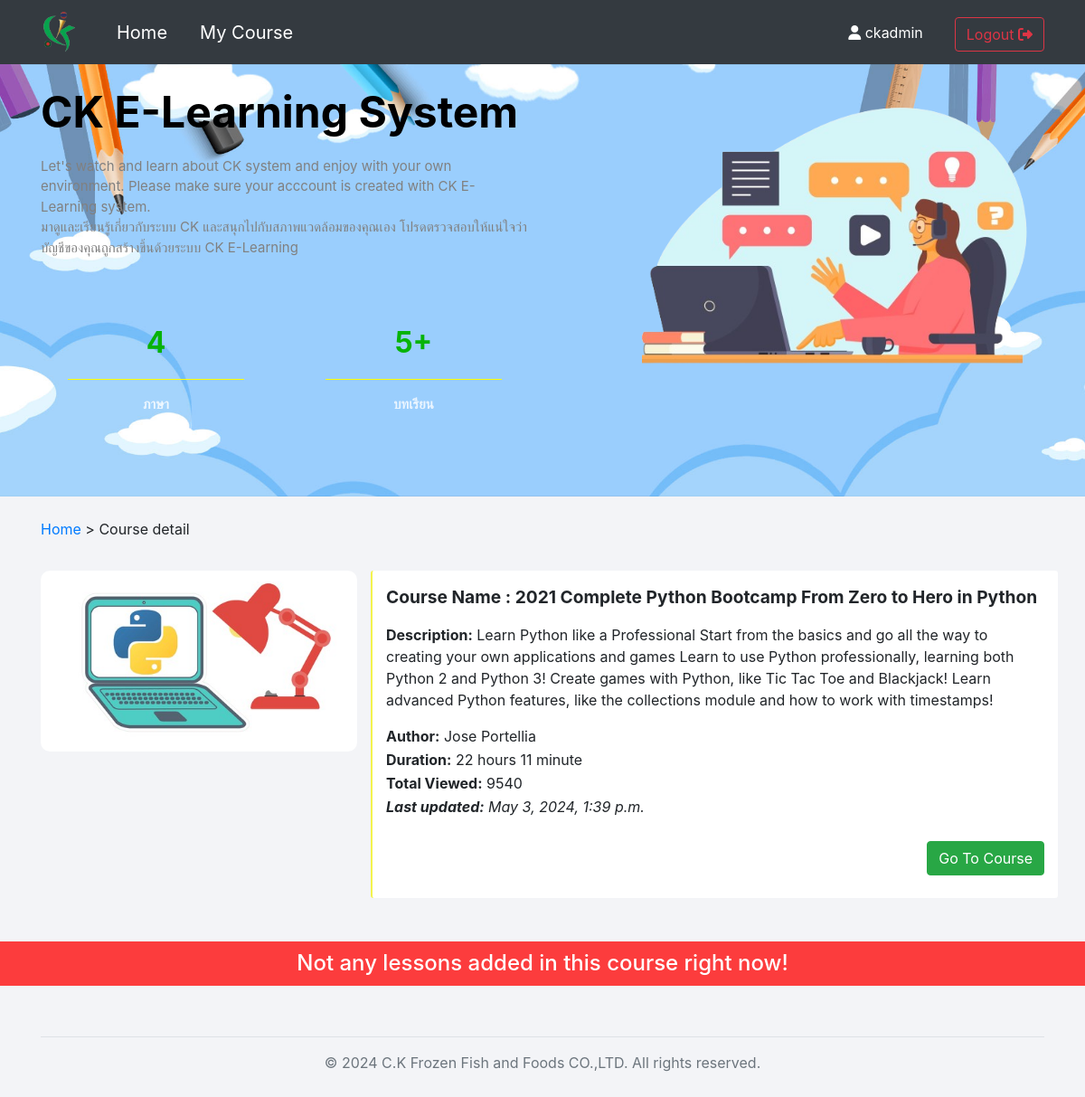
Page /course/enroll/2021-complete-python-bootcamp-from-zero-to-hero-in-python (signed in) on the committed database.
### user/models.py (models this page shows, shortened)
class Course(models.Model):
    name = models.CharField(max_length=250)
    slug = models.SlugField(default='',editable=False,max_length=255)
    description = models.TextField()
    author = models.CharField(max_length=100)
    duration = models.CharField(max_length=50)
    enrolled_count = models.IntegerField(default=0)
    thumbnail = models.ImageField(upload_to='course_thumbnails/')
    created_at = models.DateTimeField(auto_now_add=True, null=True)
    updated_at = models.DateTimeField(auto_now=True, null=True)

### user/views.py (the view, shortened to what this page needs)
# urls.py: re_path(r'^course/enroll/(?P<slug>[-\w]+)$', EnrollCourse.as_view(), name='enroll_course'),
class EnrollCourse(LoginRequiredMixin, DetailView):
    template_name = 'user/enroll_course.html'
    model = Course
    context_object_name = "course_obj"
    login_url = reverse_lazy('login')
    def get_context_data(self, **kwargs):
        context = {}
        lesson_obj = Lession.objects.filter(course=self.object)
        quiz_obj = QuizQuestion.objects.filter(course=self.object)
        user_enrolled_course_obj = UserCourseLink.objects.filter(user=self.request.user, course=self.object)
        if user_enrolled_course_obj:
            context['enrolled'] = True
        else:
            context['enrolled'] = False
        if quiz_obj:
            context['quiz_obj'] = quiz_obj
        context['lesson_obj'] = lesson_obj
        return super().get_context_data(**context)

### user/templates/user/enroll_course.html (shortened to what this page needs)
{% extends 'base.html' %}
{% block body %}
<br>
<div class="container">
    <span>
        <a  href="{% url 'home' %}">Home</a>
        </span>
    <span>></span>
    <span>Course detail</span>
</div>
<br>
<div class="container" style=" border-radius: 10px;">
    <div class="row">
        <div class="col-md-4" style="margin-top: 10px;">
            <img style="border-radius: 10px;" width="100%" height="200px" src="{{course_obj.thumbnail.url}}">
        </div>
        <div class="col-md-8 " style="background-color: white; border-radius: 3px; border-left: 2px solid rgba(238, 238, 8, 0.719); padding: 15px; margin-top: 10px;">
            <p style="font-weight:bold;font-size: larger;">Course Name : {{course_obj.name}}</p>
            <p><b>Description:</b> {{course_obj.description}}</p>
            <p style="margin-bottom: 2px;">
                <b>Author:</b> {{course_obj.author}}</p>
            <p style="margin-bottom: 2px;">
                <b> Duration:</b>
                {{course_obj.duration}}</p>
            <p style="margin-bottom: 2px;">
                <b>Total Viewed:</b>
                 {{course_obj.enrolled_count}}</p>
            <p style="margin-bottom: 2px;font-style: italic">
                <b>Last updated:</b>
                 {{course_obj.updated_at}}</p>
            <br>
                {% if enrolled %}
                <a style="text-decoration: none; color: white;" href="{% url 'course' slug=course_obj.slug %}" >
                <button class="btn btn-success" style="float: right;">
                    Go To Course
                </button></a>
                    <br><br>
                {% else %}
                    <form method="post">
                    {% csrf_token %}
                        <input type="hidden" name="course_id" value="{{course_obj.id}}">
                        <button style="float: right;width:20%" class="btn btn-outline-success">Enroll</button>
                    </form>
                {% endif %}
        </div>
    </div>
</div>
<br><br>
{% if lesson_obj %}
<div class="container" >
    <table class="table" style="background-color: rgba(255, 255, 255, 0.466); border-radius: 15px;">
        <thead class="thead-light">
            <tr>
                <th>No.</th>
                <th>Lesson Name</th>
                <th>Lesson Duration</th>
            </tr>
        </thead>
        <tbody>
            {% for lesson in lesson_obj %}
            <tr>
                <td>{{forloop.counter}}</td>
                <td>{{lesson.name}}</td>
                <td>{{lesson.duration}}</td>
            </tr>
            {% endfor %}
            {% if quiz_obj %}
            <tr>
                <td>N/A</td>
                <td>
                    <b>  Quiz (Total {{quiz_obj|length}} Questions)</b>
                  </td>
                <td>N/A</td>
            </tr>
            {% endif %}
        </tbody>
    </table>
</div>
{% else %}
<h4 style="text-align:center;color:white; background-color: rgba(255, 0, 0, 0.753); padding: 10px;">Not any lessons added in this course right now!</h4>
{% endif %}
<div class="container" >
    <footer class="py-3 my-4">
      <ul class="nav justify-content-center border-bottom pb-3 mb-3">
      </ul>
      <center>
      <p class="text-muted">© <span id="current-year"></span> C.K Frozen Fish and Foods CO.,LTD. All rights reserved.</p>
      </center>
    </footer>
  </div>
{% endblock body %}

### user/templates/base.html (shortened to what this page needs)
{% load static %}
<!DOCTYPE html>
<html>
<head>
    <link rel="stylesheet" href="https://maxcdn.bootstrapcdn.com/bootstrap/4.0.0/css/bootstrap.min.css">
    <link rel="stylesheet" href="https://cdnjs.cloudflare.com/ajax/libs/font-awesome/5.15.3/css/all.min.css"/>
    <link rel="stylesheet" href="https://cdnjs.cloudflare.com/ajax/libs/font-awesome/6.4.0/css/all.min.css" />
    <link rel="stylesheet" type="text/css" href="{% static 'css/main.css' %}">
    <link rel="stylesheet" type="text/css" href="https://cdnjs.cloudflare.com/ajax/libs/font-awesome/5.15.3/css/all.min.css">
</head>
<body style="background-color: rgba(243, 244, 247, 0.952);" onload="updateCurrentYear()">
<nav class="navbar navbar-expand-md navbar-dark bg-dark sticky-nav">
    <div class="container">
  <a class="navbar-brand" href="{% url 'home' %}">
    <img src="{% static 'images/main_logo.png' %}" width="40px" height="45px">
  </a>
  <div class="collapse navbar-collapse" id="navbarSupportedContent">
     <ul class="navbar-nav mr-auto">
      {% if request.user.is_authenticated %}
      <li class="nav-item " style="margin-left: 20px;">
           <a class="nav-link active_ho" style="text-decoration: none; color: white; font-size: 20px;" href="{% url 'home' %}#home-section">Home</a>
      </li>
      <li class="nav-item " style="margin-left: 20px;">
        <a  class="nav-link active_cu" style="text-decoration: none; color: white; font-size: 20px;"  href="{% url 'my_course' %}">
          My Course</a>
      </li>
      {% endif %}
    </ul>
  {% if request.user.is_authenticated %}
    <div class="text-end" style="margin-top: 5px;">
      <i class="fa fa-user" style="color: white;"></i>
      <span  style="color: white;">{{ user.username|truncatechars:35}}</span>
      <div class="btn " id="google_translate_element"></div>
        <a role="button" href="{% url 'logout' %}" class="btn btn-outline-danger">Logout
          <i class="fa fa-right-from-bracket"></i>
        </a>
    </div>
  {% else %}
    <div class="text-end" style="display: flex;">
        <div class="btn " id="google_translate_element"></div>
        <a role="button" href="{% url 'login' %}" class="btn btn-outline-light me-5">Login</a> &nbsp;&nbsp;
        <a role="button" href="{% url 'sign_up' %}" class="btn btn-primary">Sign-up</a>
    </div>
  {% endif %}
  </div>
  </div>
</nav>
<section id="hero" class="hero d-flex align-items-center content" >
  <div class="container">
    <div class="row gy-4 d-flex justify-content-between">
      <div class="col-lg-6 order-2 order-lg-1 d-flex flex-column justify-content-center"><br>
        <h2 data-aos="fade-up" style="color: black;">CK E-Learning System</h2>
        <p data-aos="fade-up" data-aos-delay="100" style="color: gray;">
        Let's watch and learn about CK system and enjoy with your own environment. Please make sure your acccount is created with CK E-Learning system.
        <br>
        มาดูและเรียนรู้เกี่ยวกับระบบ CK และสนุกไปกับสภาพแวดล้อมของคุณเอง โปรดตรวจสอบให้แน่ใจว่าบัญชีของคุณถูกสร้างขึ้นด้วยระบบ CK E-Learning
        </p>
        <div class="row gy-4" data-aos="fade-up" >
          <div class="col-lg-6 col-6">
            <div class="stats-item text-center w-100 h-100">
              <span  class="tags">
                4
              </span>
              <div style="margin-top: -15px;">
                <hr style="border-color: yellow;">
                <p>ภาษา</p>
              </div>
            </div>
          </div>
          <div class="col-lg-6 col-6">
            <div class="stats-item text-center w-100 h-100">
              <span  class="tags">
                5+
              </span>
              <div style="margin-top: -15px;">
                <hr style="border-color: yellow;">
                <p>บทเรียน</p>
              </div>
            </div>
          </div>
        </div>
      </div>
      <div class="col-lg-5 order-1 order-lg-2 hero-img" data-aos="zoom-out">
        <img src="{% static 'images/aaf.png' %}" class="img-fluid mb-3 mb-lg-0" alt="">
      </div>
    </div>
  </div>
</section>
{% block body %}{% endblock body %}
</body>
</html>

### static/css/main.css (style rules this page uses)
.hero h2 { margin-bottom: 20px; padding: 0; font-size: 48px; font-weight: 700; color: #fff; }
.hero p { font-size: 15px; font-weight: 400; margin-bottom: 40px; }
.hero .stats-item { padding: 30px; width: 100%; }
.hero .stats-item span { font-size: 32px; display: block; font-weight: 700; margin-bottom: 15px; padding-bottom: 15px; position: relative; }
.hero .stats-item span:after { content: ""; position: absolute; display: block; width: 20px; height: 3px; background: var(--color-primary); left: 0; right: 0; bottom: 0; margin: auto; }
.hero .stats-item p { padding: 0; margin: 0; font-family: var(--font-primary); font-size: 15px; font-weight: 600; }

### user/templates/base.html (style rules this page uses)
.hero .stats-item { padding: 30px; width: 100%; }
.hero .stats-item span { font-size: 32px; display: block; font-weight: 700; margin-bottom: 15px; padding-bottom: 15px; position: relative; }
.hero .stats-item span:after { content: ""; position: absolute; display: block; width: 20px; height: 3px; background: var(--color-primary); left: 0; right: 0; bottom: 0; margin: auto; }
.hero .stats-item p { padding: 0; margin: 0; font-family: var(--font-primary); font-size: 15px; font-weight: 600; }

### rows in the picture
Course: thumbnail (picture), name "2021 Complete Python Bootcamp From Zero to Hero in Python", description "Learn Python like a Professional Start from the basics and go all the way to creating your own applications and games Learn to use Python professionally, learning both Python 2 and Python 3! Create games with Python, like Tic Tac Toe and Blackjack! Learn advanced Python features, like the collections module and how to work with timestamps!", author "Jose Portellia", duration "22 hours 11 minute", enrolled_count "9540", updated_at "May 3, 2024, 1:39 p.m."

### other values in the picture
{{ user.username|truncatechars:35 }} "ckadmin"
